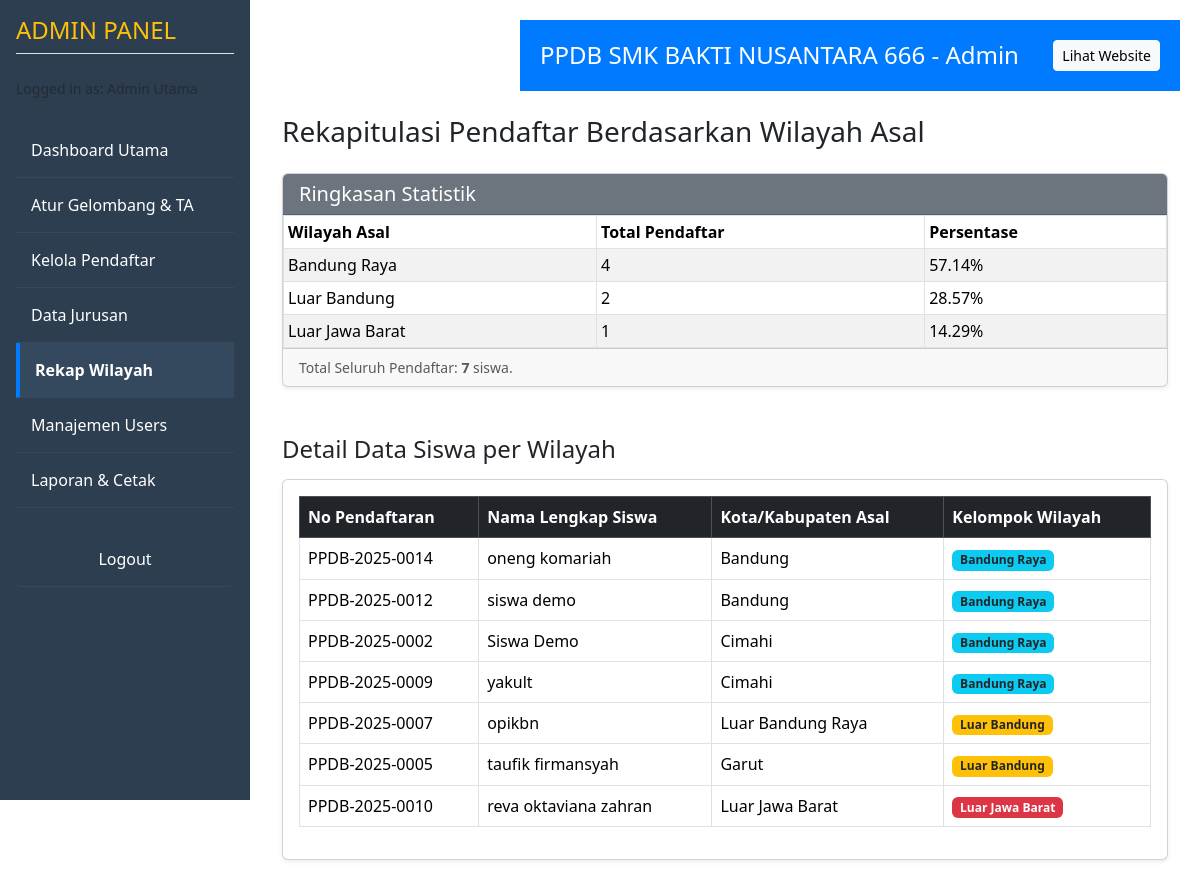
The app's page /admin/wilayah.php (signed in) with its own data.
### tables this page shows
CREATE TABLE `pendaftar_data_siswa` (
  `pendaftar_id` bigint(20) NOT NULL,
  `nama_lengkap` varchar(120) DEFAULT NULL,
  `nis` varchar(20) DEFAULT NULL,
  `no_handphone` varchar(20) DEFAULT NULL,
  `email` varchar(120) DEFAULT NULL,
  `wilayah_asal_id` int(11) DEFAULT NULL
);

CREATE TABLE `pendaftar` (
  `id` bigint(20) NOT NULL,
  `user_id` int(11) DEFAULT NULL,
  `tanggal_daftar` datetime DEFAULT NULL,
  `no_pendaftaran` varchar(20) DEFAULT NULL,
  `gelombang_id` int(11) DEFAULT NULL,
  `jurusan_id` int(11) DEFAULT NULL,
  `status_administrasi` enum('Pending','Diverifikasi','Ditolak') DEFAULT 'Pending',
  `admin_verifikator_id` int(11) DEFAULT NULL,
  `tgl_verifikasi_adm` datetime DEFAULT NULL,
  `catatan_adm` text DEFAULT NULL,
  `status_pembayaran` enum('Belum Bayar','Pending Verifikasi','Lunas','Ditolak') DEFAULT 'Belum Bayar'
);

CREATE TABLE `ref_wilayah_asal` (
  `id` int(11) NOT NULL,
  `nama_wilayah` varchar(100) DEFAULT NULL,
  `kelompok` varchar(100) DEFAULT NULL
);

### admin/wilayah.php (the view, shortened to what this page needs)
<?php
include('../includes/admin_header.php');
$wilayah_rekap = [];
$total_pendaftar_wilayah = 0;
$sql = "SELECT
            rwa.kelompok,
            COUNT(p.id) as total
        FROM ref_wilayah_asal rwa
        LEFT JOIN pendaftar_data_siswa pds ON rwa.id = pds.wilayah_asal_id
        LEFT JOIN pendaftar p ON pds.pendaftar_id = p.id
        GROUP BY rwa.kelompok
        ORDER BY total DESC";
$result = $conn->query($sql);
if ($result->num_rows > 0) {
    while($row = $result->fetch_assoc()) {
        $wilayah_rekap[] = $row;
        $total_pendaftar_wilayah += $row['total'];
    }
}
$list_siswa_wilayah = [];
$sql_detail = "SELECT
                p.no_pendaftaran,
                pds.nama_lengkap,
                rwa.nama_wilayah,
                rwa.kelompok
               FROM pendaftar p
               JOIN pendaftar_data_siswa pds ON p.id = pds.pendaftar_id
               JOIN ref_wilayah_asal rwa ON pds.wilayah_asal_id = rwa.id
               ORDER BY rwa.kelompok ASC, pds.nama_lengkap ASC";
$result_detail = $conn->query($sql_detail);
if ($result_detail->num_rows > 0) {
    while($row_detail = $result_detail->fetch_assoc()) {
        $list_siswa_wilayah[] = $row_detail;
    }
}
?>
<h3 class="mb-4">Rekapitulasi Pendaftar Berdasarkan Wilayah Asal</h3>
<div class="card shadow-sm mb-5">
    <div class="card-header bg-secondary text-white">
        <h5 class="mb-0">Ringkasan Statistik</h5>
    </div>
    <div class="card-body p-0">
        <div class="table-responsive">
            <table class="table table-striped table-bordered table-sm mb-0">
                <thead class="bg-light">
                    <tr><th>Wilayah Asal</th><th>Total Pendaftar</th><th>Persentase</th></tr>
                </thead>
                <tbody>
                    <?php if ($total_pendaftar_wilayah == 0): ?>
                        <tr><td colspan="3" class="text-center">Belum ada data pendaftar.</td></tr>
                    <?php else: ?>
                        <?php foreach ($wilayah_rekap as $data) : ?>
                            <?php
                            $persentase = ($total_pendaftar_wilayah > 0) ? round(($data['total'] / $total_pendaftar_wilayah) * 100, 2) : 0;
                            ?>
                            <tr>
                                <td><?php echo htmlspecialchars($data['kelompok']); ?></td>
                                <td><?php echo htmlspecialchars($data['total']); ?></td>
                                <td><?php echo $persentase; ?>%</td>
                            </tr>
                        <?php endforeach; ?>
                    <?php endif; ?>
                </tbody>
            </table>
        </div>
        <div class="card-footer text-muted small">
            Total Seluruh Pendaftar: <strong><?php echo $total_pendaftar_wilayah; ?></strong> siswa.
        </div>
    </div>
</div>
<h4 class="mb-3">Detail Data Siswa per Wilayah</h4>
<div class="card shadow-sm">
    <div class="card-body">
        <div class="table-responsive">
            <table class="table table-hover table-bordered">
                <thead class="table-dark">
                    <tr>
                        <th>No Pendaftaran</th>
                        <th>Nama Lengkap Siswa</th>
                        <th>Kota/Kabupaten Asal</th>
                        <th>Kelompok Wilayah</th>
                    </tr>
                </thead>
                <tbody>
                    <?php if (empty($list_siswa_wilayah)): ?>
                        <tr><td colspan="4" class="text-center">Belum ada data siswa.</td></tr>
                    <?php else: ?>
                        <?php foreach ($list_siswa_wilayah as $siswa) : ?>
                            <tr>
                                <td><?php echo htmlspecialchars($siswa['no_pendaftaran']); ?></td>
                                <td><?php echo htmlspecialchars($siswa['nama_lengkap']); ?></td>
                                <td><?php echo htmlspecialchars($siswa['nama_wilayah']); ?></td>
                                <td>
                                    <?php
                                    $badge_color = 'bg-secondary';
                                    if($siswa['kelompok'] == 'Bandung Raya') $badge_color = 'bg-info text-dark';
                                    elseif($siswa['kelompok'] == 'Luar Bandung') $badge_color = 'bg-warning text-dark';
                                    elseif($siswa['kelompok'] == 'Luar Jawa Barat') $badge_color = 'bg-danger';
                                    ?>
                                    <span class="badge <?php echo $badge_color; ?>">
                                        <?php echo htmlspecialchars($siswa['kelompok']); ?>
                                    </span>
                                </td>
                            </tr>
                        <?php endforeach; ?>
                    <?php endif; ?>
                </tbody>
            </table>
        </div>
    </div>
</div>
<?php
include('../includes/admin_footer.php');
?>

### records on screen
pendaftar_data_siswa: pendaftar_id.no_pendaftaran "PPDB-2025-0014", nama_lengkap "oneng komariah", wilayah_asal.nama_wilayah "Bandung", wilayah_asal.kelompok "Bandung Raya"
pendaftar_data_siswa: pendaftar_id.no_pendaftaran "PPDB-2025-0012", nama_lengkap "siswa demo", wilayah_asal.nama_wilayah "Bandung", wilayah_asal.kelompok "Bandung Raya"
pendaftar_data_siswa: pendaftar_id.no_pendaftaran "PPDB-2025-0002", nama_lengkap "Siswa Demo", wilayah_asal.nama_wilayah "Cimahi", wilayah_asal.kelompok "Bandung Raya"
pendaftar_data_siswa: pendaftar_id.no_pendaftaran "PPDB-2025-0009", nama_lengkap "yakult", wilayah_asal.nama_wilayah "Cimahi", wilayah_asal.kelompok "Bandung Raya"
pendaftar_data_siswa: pendaftar_id.no_pendaftaran "PPDB-2025-0007", nama_lengkap "opikbn", wilayah_asal.nama_wilayah "Luar Bandung Raya", wilayah_asal.kelompok "Luar Bandung"
pendaftar_data_siswa: pendaftar_id.no_pendaftaran "PPDB-2025-0005", nama_lengkap "taufik firmansyah", wilayah_asal.nama_wilayah "Garut", wilayah_asal.kelompok "Luar Bandung"
pendaftar_data_siswa: pendaftar_id.no_pendaftaran "PPDB-2025-0010", nama_lengkap "reva oktaviana zahran", wilayah_asal.nama_wilayah "Luar Jawa Barat", wilayah_asal.kelompok "Luar Jawa Barat"

### other values on screen
$data['kelompok'] "Bandung Raya"
$data['total'] "4"
$persentase "57.14"
$data['kelompok'] "Luar Bandung"
$data['total'] "2"
$persentase "28.57"
$data['kelompok'] "Luar Jawa Barat"
$data['total'] "1"
$persentase "14.29"
$total_pendaftar_wilayah "7"
